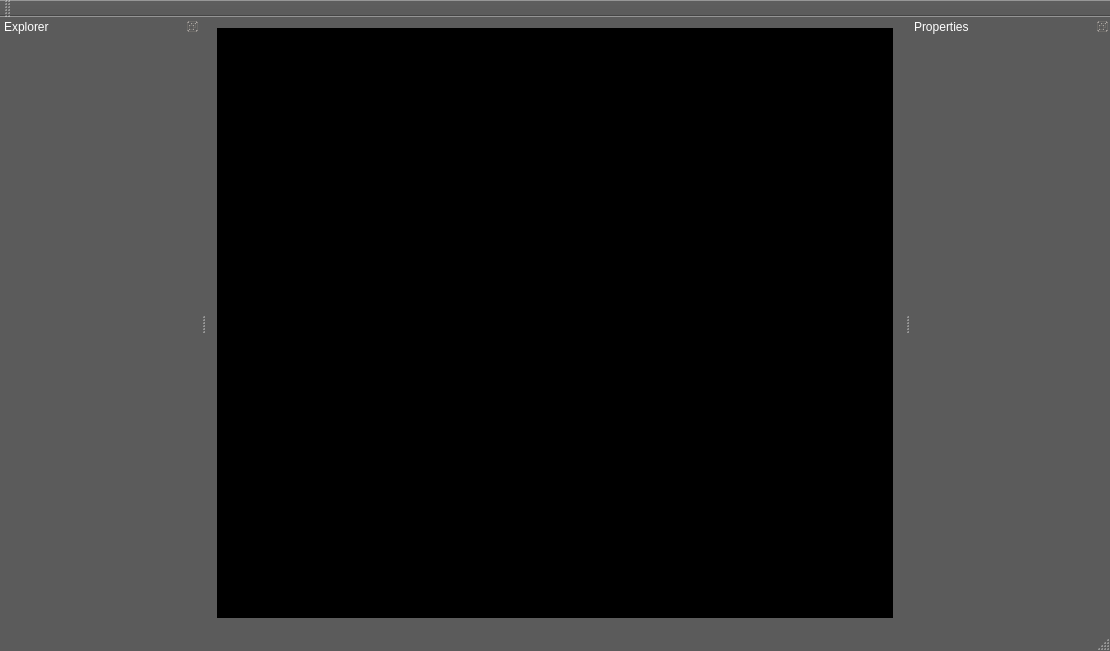
<?xml version="1.0" encoding="UTF-8"?>
<ui version="4.0">
 <class>MainWindow</class>
 <widget class="QMainWindow" name="MainWindow">
  <property name="geometry">
   <rect>
    <x>0</x>
    <y>0</y>
    <width>1110</width>
    <height>651</height>
   </rect>
  </property>
  <property name="palette">
   <palette>
    <active>
     <colorrole role="WindowText">
      <brush brushstyle="SolidPattern">
       <color alpha="255">
        <red>255</red>
        <green>255</green>
        <blue>255</blue>
       </color>
      </brush>
     </colorrole>
     <colorrole role="Button">
      <brush brushstyle="SolidPattern">
       <color alpha="255">
        <red>91</red>
        <green>91</green>
        <blue>91</blue>
       </color>
      </brush>
     </colorrole>
     <colorrole role="Light">
      <brush brushstyle="SolidPattern">
       <color alpha="255">
        <red>137</red>
        <green>137</green>
        <blue>137</blue>
       </color>
      </brush>
     </colorrole>
     <colorrole role="Midlight">
      <brush brushstyle="SolidPattern">
       <color alpha="255">
        <red>114</red>
        <green>114</green>
        <blue>114</blue>
       </color>
      </brush>
     </colorrole>
     <colorrole role="Dark">
      <brush brushstyle="SolidPattern">
       <color alpha="255">
        <red>45</red>
        <green>45</green>
        <blue>45</blue>
       </color>
      </brush>
     </colorrole>
     <colorrole role="Mid">
      <brush brushstyle="SolidPattern">
       <color alpha="255">
        <red>60</red>
        <green>60</green>
        <blue>60</blue>
       </color>
      </brush>
     </colorrole>
     <colorrole role="Text">
      <brush brushstyle="SolidPattern">
       <color alpha="255">
        <red>255</red>
        <green>255</green>
        <blue>255</blue>
       </color>
      </brush>
     </colorrole>
     <colorrole role="BrightText">
      <brush brushstyle="SolidPattern">
       <color alpha="255">
        <red>255</red>
        <green>255</green>
        <blue>255</blue>
       </color>
      </brush>
     </colorrole>
     <colorrole role="ButtonText">
      <brush brushstyle="SolidPattern">
       <color alpha="255">
        <red>255</red>
        <green>255</green>
        <blue>255</blue>
       </color>
      </brush>
     </colorrole>
     <colorrole role="Base">
      <brush brushstyle="SolidPattern">
       <color alpha="255">
        <red>0</red>
        <green>0</green>
        <blue>0</blue>
       </color>
      </brush>
     </colorrole>
     <colorrole role="Window">
      <brush brushstyle="SolidPattern">
       <color alpha="255">
        <red>91</red>
        <green>91</green>
        <blue>91</blue>
       </color>
      </brush>
     </colorrole>
     <colorrole role="Shadow">
      <brush brushstyle="SolidPattern">
       <color alpha="255">
        <red>0</red>
        <green>0</green>
        <blue>0</blue>
       </color>
      </brush>
     </colorrole>
     <colorrole role="AlternateBase">
      <brush brushstyle="SolidPattern">
       <color alpha="255">
        <red>45</red>
        <green>45</green>
        <blue>45</blue>
       </color>
      </brush>
     </colorrole>
     <colorrole role="ToolTipBase">
      <brush brushstyle="SolidPattern">
       <color alpha="255">
        <red>255</red>
        <green>255</green>
        <blue>220</blue>
       </color>
      </brush>
     </colorrole>
     <colorrole role="ToolTipText">
      <brush brushstyle="SolidPattern">
       <color alpha="255">
        <red>0</red>
        <green>0</green>
        <blue>0</blue>
       </color>
      </brush>
     </colorrole>
    </active>
    <inactive>
     <colorrole role="WindowText">
      <brush brushstyle="SolidPattern">
       <color alpha="255">
        <red>255</red>
        <green>255</green>
        <blue>255</blue>
       </color>
      </brush>
     </colorrole>
     <colorrole role="Button">
      <brush brushstyle="SolidPattern">
       <color alpha="255">
        <red>91</red>
        <green>91</green>
        <blue>91</blue>
       </color>
      </brush>
     </colorrole>
     <colorrole role="Light">
      <brush brushstyle="SolidPattern">
       <color alpha="255">
        <red>137</red>
        <green>137</green>
        <blue>137</blue>
       </color>
      </brush>
     </colorrole>
     <colorrole role="Midlight">
      <brush brushstyle="SolidPattern">
       <color alpha="255">
        <red>114</red>
        <green>114</green>
        <blue>114</blue>
       </color>
      </brush>
     </colorrole>
     <colorrole role="Dark">
      <brush brushstyle="SolidPattern">
       <color alpha="255">
        <red>45</red>
        <green>45</green>
        <blue>45</blue>
       </color>
      </brush>
     </colorrole>
     <colorrole role="Mid">
      <brush brushstyle="SolidPattern">
       <color alpha="255">
        <red>60</red>
        <green>60</green>
        <blue>60</blue>
       </color>
      </brush>
     </colorrole>
     <colorrole role="Text">
      <brush brushstyle="SolidPattern">
       <color alpha="255">
        <red>255</red>
        <green>255</green>
        <blue>255</blue>
       </color>
      </brush>
     </colorrole>
     <colorrole role="BrightText">
      <brush brushstyle="SolidPattern">
       <color alpha="255">
        <red>255</red>
        <green>255</green>
        <blue>255</blue>
       </color>
      </brush>
     </colorrole>
     <colorrole role="ButtonText">
      <brush brushstyle="SolidPattern">
       <color alpha="255">
        <red>255</red>
        <green>255</green>
        <blue>255</blue>
       </color>
      </brush>
     </colorrole>
     <colorrole role="Base">
      <brush brushstyle="SolidPattern">
       <color alpha="255">
        <red>0</red>
        <green>0</green>
        <blue>0</blue>
       </color>
      </brush>
     </colorrole>
     <colorrole role="Window">
      <brush brushstyle="SolidPattern">
       <color alpha="255">
        <red>91</red>
        <green>91</green>
        <blue>91</blue>
       </color>
      </brush>
     </colorrole>
     <colorrole role="Shadow">
      <brush brushstyle="SolidPattern">
       <color alpha="255">
        <red>0</red>
        <green>0</green>
        <blue>0</blue>
       </color>
      </brush>
     </colorrole>
     <colorrole role="AlternateBase">
      <brush brushstyle="SolidPattern">
       <color alpha="255">
        <red>45</red>
        <green>45</green>
        <blue>45</blue>
       </color>
      </brush>
     </colorrole>
     <colorrole role="ToolTipBase">
      <brush brushstyle="SolidPattern">
       <color alpha="255">
        <red>255</red>
        <green>255</green>
        <blue>220</blue>
       </color>
      </brush>
     </colorrole>
     <colorrole role="ToolTipText">
      <brush brushstyle="SolidPattern">
       <color alpha="255">
        <red>0</red>
        <green>0</green>
        <blue>0</blue>
       </color>
      </brush>
     </colorrole>
    </inactive>
    <disabled>
     <colorrole role="WindowText">
      <brush brushstyle="SolidPattern">
       <color alpha="255">
        <red>45</red>
        <green>45</green>
        <blue>45</blue>
       </color>
      </brush>
     </colorrole>
     <colorrole role="Button">
      <brush brushstyle="SolidPattern">
       <color alpha="255">
        <red>91</red>
        <green>91</green>
        <blue>91</blue>
       </color>
      </brush>
     </colorrole>
     <colorrole role="Light">
      <brush brushstyle="SolidPattern">
       <color alpha="255">
        <red>137</red>
        <green>137</green>
        <blue>137</blue>
       </color>
      </brush>
     </colorrole>
     <colorrole role="Midlight">
      <brush brushstyle="SolidPattern">
       <color alpha="255">
        <red>114</red>
        <green>114</green>
        <blue>114</blue>
       </color>
      </brush>
     </colorrole>
     <colorrole role="Dark">
      <brush brushstyle="SolidPattern">
       <color alpha="255">
        <red>45</red>
        <green>45</green>
        <blue>45</blue>
       </color>
      </brush>
     </colorrole>
     <colorrole role="Mid">
      <brush brushstyle="SolidPattern">
       <color alpha="255">
        <red>60</red>
        <green>60</green>
        <blue>60</blue>
       </color>
      </brush>
     </colorrole>
     <colorrole role="Text">
      <brush brushstyle="SolidPattern">
       <color alpha="255">
        <red>45</red>
        <green>45</green>
        <blue>45</blue>
       </color>
      </brush>
     </colorrole>
     <colorrole role="BrightText">
      <brush brushstyle="SolidPattern">
       <color alpha="255">
        <red>255</red>
        <green>255</green>
        <blue>255</blue>
       </color>
      </brush>
     </colorrole>
     <colorrole role="ButtonText">
      <brush brushstyle="SolidPattern">
       <color alpha="255">
        <red>45</red>
        <green>45</green>
        <blue>45</blue>
       </color>
      </brush>
     </colorrole>
     <colorrole role="Base">
      <brush brushstyle="SolidPattern">
       <color alpha="255">
        <red>91</red>
        <green>91</green>
        <blue>91</blue>
       </color>
      </brush>
     </colorrole>
     <colorrole role="Window">
      <brush brushstyle="SolidPattern">
       <color alpha="255">
        <red>91</red>
        <green>91</green>
        <blue>91</blue>
       </color>
      </brush>
     </colorrole>
     <colorrole role="Shadow">
      <brush brushstyle="SolidPattern">
       <color alpha="255">
        <red>0</red>
        <green>0</green>
        <blue>0</blue>
       </color>
      </brush>
     </colorrole>
     <colorrole role="AlternateBase">
      <brush brushstyle="SolidPattern">
       <color alpha="255">
        <red>91</red>
        <green>91</green>
        <blue>91</blue>
       </color>
      </brush>
     </colorrole>
     <colorrole role="ToolTipBase">
      <brush brushstyle="SolidPattern">
       <color alpha="255">
        <red>255</red>
        <green>255</green>
        <blue>220</blue>
       </color>
      </brush>
     </colorrole>
     <colorrole role="ToolTipText">
      <brush brushstyle="SolidPattern">
       <color alpha="255">
        <red>0</red>
        <green>0</green>
        <blue>0</blue>
       </color>
      </brush>
     </colorrole>
    </disabled>
   </palette>
  </property>
  <property name="windowTitle">
   <string>MainWindow</string>
  </property>
  <property name="tabShape">
   <enum>QTabWidget::Rounded</enum>
  </property>
  <property name="dockNestingEnabled">
   <bool>true</bool>
  </property>
  <widget class="QWidget" name="centralWidget">
   <layout class="QVBoxLayout" name="verticalLayout">
    <item>
     <widget class="QWidget" name="widget" native="true">
      <property name="sizePolicy">
       <sizepolicy hsizetype="Expanding" vsizetype="Expanding">
        <horstretch>0</horstretch>
        <verstretch>0</verstretch>
       </sizepolicy>
      </property>
      <property name="styleSheet">
       <string notr="true">background : rgb(0, 0, 0)</string>
      </property>
     </widget>
    </item>
   </layout>
  </widget>
  <widget class="QMenuBar" name="menuBar">
   <property name="geometry">
    <rect>
     <x>0</x>
     <y>0</y>
     <width>1110</width>
     <height>21</height>
    </rect>
   </property>
  </widget>
  <widget class="QToolBar" name="mainToolBar">
   <attribute name="toolBarArea">
    <enum>TopToolBarArea</enum>
   </attribute>
   <attribute name="toolBarBreak">
    <bool>false</bool>
   </attribute>
  </widget>
  <widget class="QStatusBar" name="statusBar"/>
  <widget class="QDockWidget" name="explorerDockWidget">
   <property name="features">
    <set>QDockWidget::DockWidgetFloatable|QDockWidget::DockWidgetMovable</set>
   </property>
   <property name="allowedAreas">
    <set>Qt::LeftDockWidgetArea|Qt::RightDockWidgetArea</set>
   </property>
   <property name="windowTitle">
    <string>Explorer</string>
   </property>
   <attribute name="dockWidgetArea">
    <number>1</number>
   </attribute>
   <widget class="QWidget" name="dockWidgetContents">
    <property name="minimumSize">
     <size>
      <width>200</width>
      <height>0</height>
     </size>
    </property>
   </widget>
  </widget>
  <widget class="QDockWidget" name="propertiesDockWidget">
   <property name="features">
    <set>QDockWidget::DockWidgetFloatable|QDockWidget::DockWidgetMovable</set>
   </property>
   <property name="allowedAreas">
    <set>Qt::LeftDockWidgetArea|Qt::RightDockWidgetArea</set>
   </property>
   <property name="windowTitle">
    <string>Properties</string>
   </property>
   <attribute name="dockWidgetArea">
    <number>2</number>
   </attribute>
   <widget class="QWidget" name="dockWidgetContents_2">
    <property name="minimumSize">
     <size>
      <width>200</width>
      <height>0</height>
     </size>
    </property>
   </widget>
  </widget>
 </widget>
 <layoutdefault spacing="6" margin="11"/>
 <resources/>
 <connections/>
</ui>
